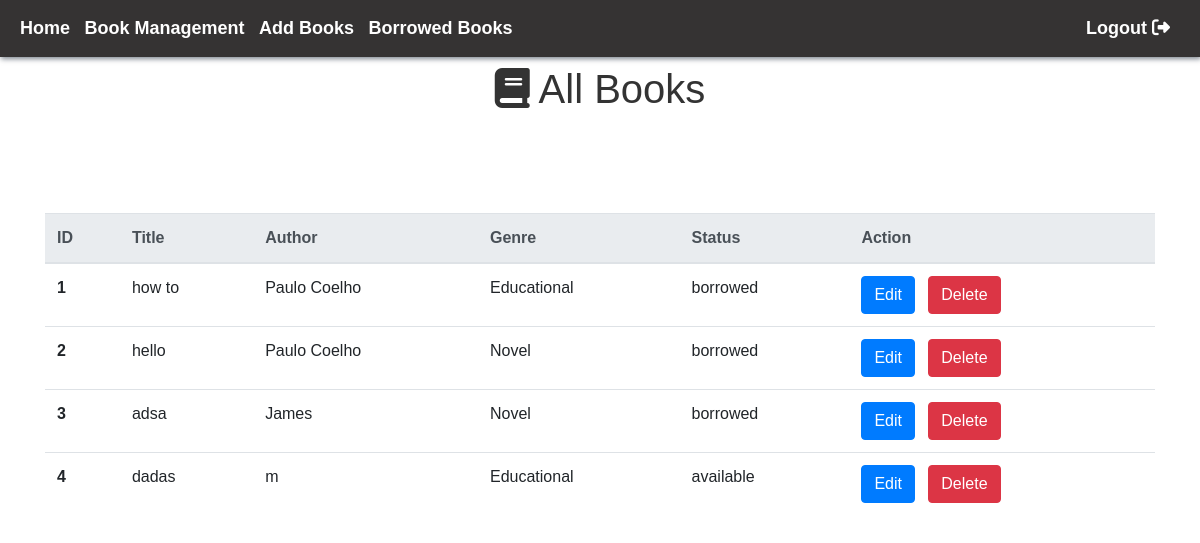
Page /books/ (signed in) on the earlier database version.
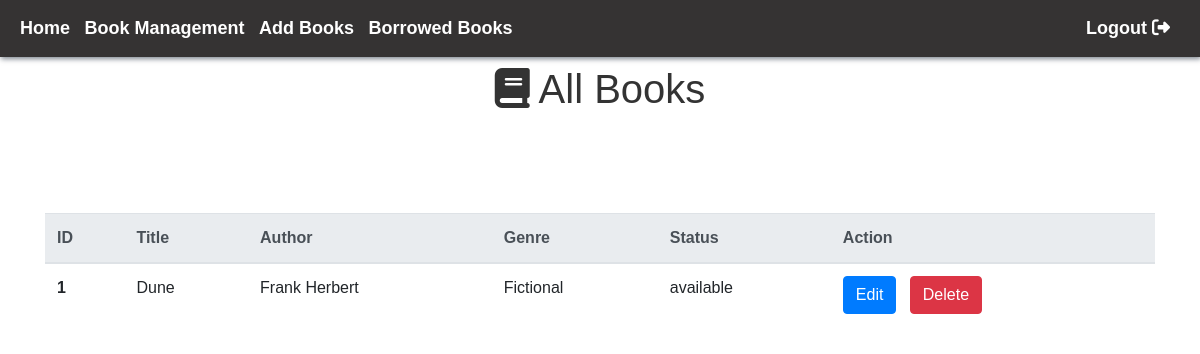
Same page on the later database version.
### bookmanagement/models.py (models this page shows, shortened)
class Book(models.Model):
    title = models.CharField(max_length=100)
    author = models.CharField(max_length=100)
    genre = models.CharField(max_length=50)
    book_cover=models.ImageField(upload_to='books_image', default = "")
    ratings=models.DecimalField(max_digits=3, decimal_places=1, default = 2)
    status_choices = [
        ('available', 'Available'),
        ('borrowed', 'Borrowed'),
    ]
    status = models.CharField(max_length=20, choices=status_choices, default='available')

### bookmanagement/views.py (the view)
    def wrapper(request, *args, **kwargs):
        if request.user.is_authenticated and (request.user.is_superuser or request.user.is_admin):
            return view_func(request, *args, **kwargs)
        else:
            return redirect('login')  # Redirect to login page if not admin or super admin

### bookmanagement/views.py (called while the page is built)
def admin_required(view_func):
    def wrapper(request, *args, **kwargs):
        if request.user.is_authenticated and (request.user.is_superuser or request.user.is_admin):
            return view_func(request, *args, **kwargs)
        else:
            return redirect('login')  # Redirect to login page if not admin or super admin
    return wrapper

@login_required(login_url='login')
@admin_required
def book_list(request):
    books = Book.objects.all()
    us=User.objects.all()
    context={'books':books}
    return render(request, 'bookmanagement/book_list.html', context=context)

### bookmanagement/templates/bookmanagement/book_list.html (shortened to what this page needs)
<!doctype html>
<html lang="en">
<head>
  <link rel="stylesheet" href="https://cdnjs.cloudflare.com/ajax/libs/font-awesome/5.15.2/css/all.min.css"
 />
  <link rel="stylesheet" href="https://cdn.jsdelivr.net/npm/bootstrap@4.4.1/dist/css/bootstrap.min.css"
>
</head>
<body>
  <header>
    <nav>
      <ul>
        <li><a href="{% url 'home' %}" style=" color:#fff; text-decoration: none; font-weight: bold; font-size: 18px;">Home</a></li>
        <li><a href="booklist" style="color:#fff; text-decoration: none; font-weight: bold; font-size: 18px;">Book Management</a></li>
        <li><a href="AddBook" style="color:#fff; text-decoration: none; font-weight: bold; font-size: 18px;">Add Books</a></li>
        <li><a href="Borrowed" style="color:#fff; text-decoration: none; font-weight: bold; font-size: 18px;">Borrowed Books</a></li>
      </ul>
      <ul>
        <li><a href="{% url 'logout' %}" style="color:#fff; text-decoration: none; font-weight: bold; font-size: 18px;">Logout <i class="fa-solid fa-right-from-bracket"></i></a></li>
      </ul>
    </nav>
  </header>
  <div class="container">
    <h1 class="mt-2"><i class="fa-solid fa-book"></i> All Books </h1>
    <table class="table">
      <thead class="thead-light">
        <tr>
          <th scope="col">ID</th>
          <th scope="col">Title</th>
          <th scope="col">Author</th>
          <th scope="col">Genre</th>
          <th scope="col">Status</th>
        <th scope="col">Action</th>
        </tr>
      </thead>
      <tbody>
        {% for i in books %}
        <tr>
          <th scope="row">{{ forloop.counter }}</th>
          <td>{{ i.title }}</td>
          <td>{{ i.author }}</td>
          <td>{{ i.genre }}</td>
          <td>{{ i.status }}</td>
          <td>
            <a href="editbook?bookid={{i.id}}"><button type="button" class="btn btn-primary">Edit</button></a>
            <a href="deletebook?bookid={{i.id}}"><button type="button" class="btn btn-danger">Delete</button></a>
          </td>
        </tr>
        {% endfor %}
      </tbody>
    </table>
  </div>
<body>

### bookmanagement/templates/bookmanagement/book_list.html (style rules this page uses)
body { font-family: Arial, sans-serif; margin: 0; padding: 0; }
nav { display: flex; justify-content: space-between; align-items: center; padding: 15px 20px; box-shadow:1px 2px 5px rgba(3, 19, 37,0.5); background:rgba(3, 0, 0, 0.8); }
nav ul { list-style-type: none; margin: 0; padding: 0; }
nav ul li { display: inline; margin-right: 10px; }
h1 { color: #333; margin-top:100px; text-align:center; margin-bottom:100px; }
.table { margin-top: 20px; }

Differences in the rows shown:
removed Book: title "how to", author "Paulo Coelho", genre "Educational", status "borrowed"
removed Book: title "hello", author "Paulo Coelho", genre "Novel", status "borrowed"
removed Book: title "adsa", author "James", genre "Novel", status "borrowed"
removed Book: title "dadas", author "m", genre "Educational", status "available"
added Book: title "Dune", author "Frank Herbert", genre "Fictional", status "available"
